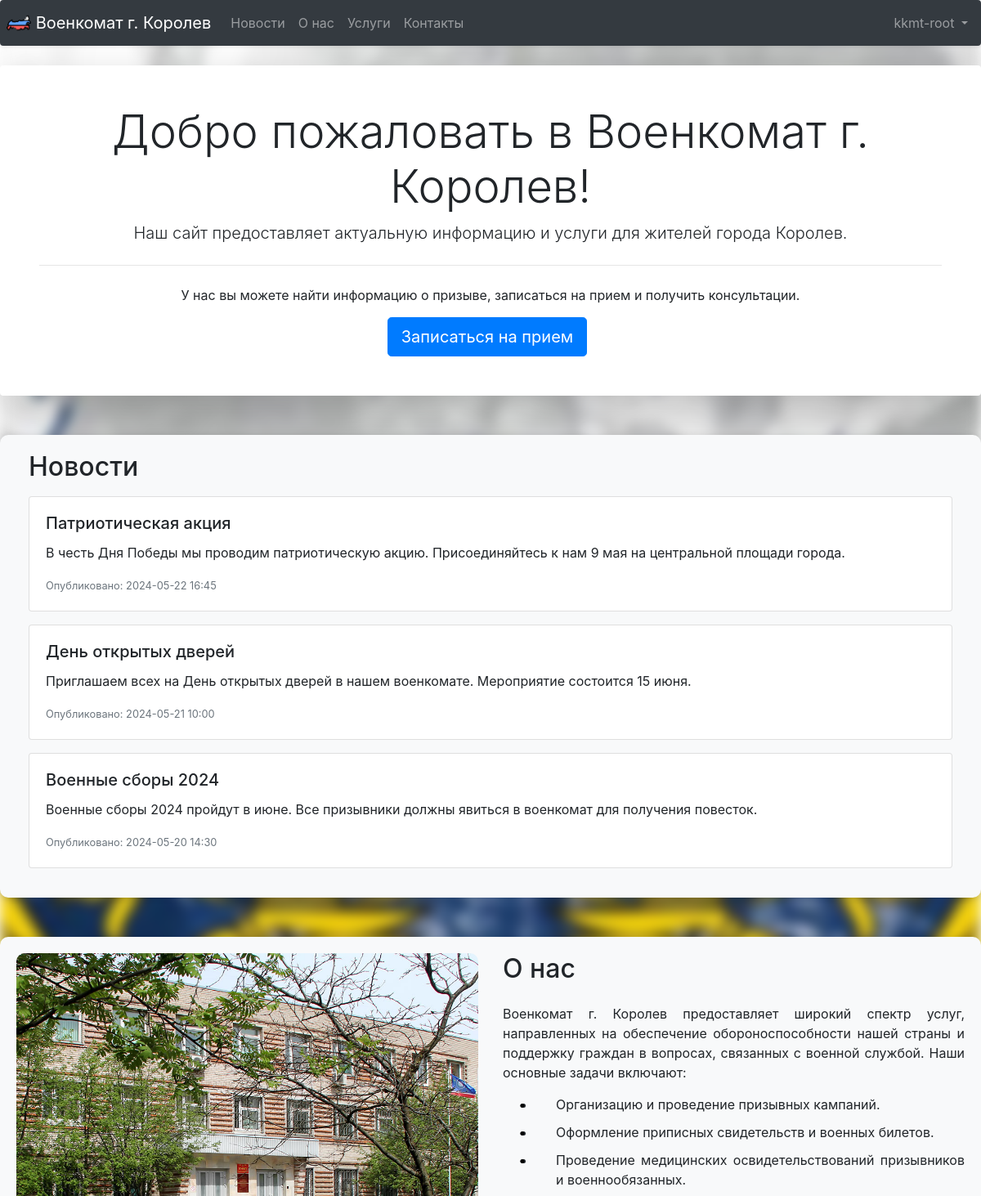
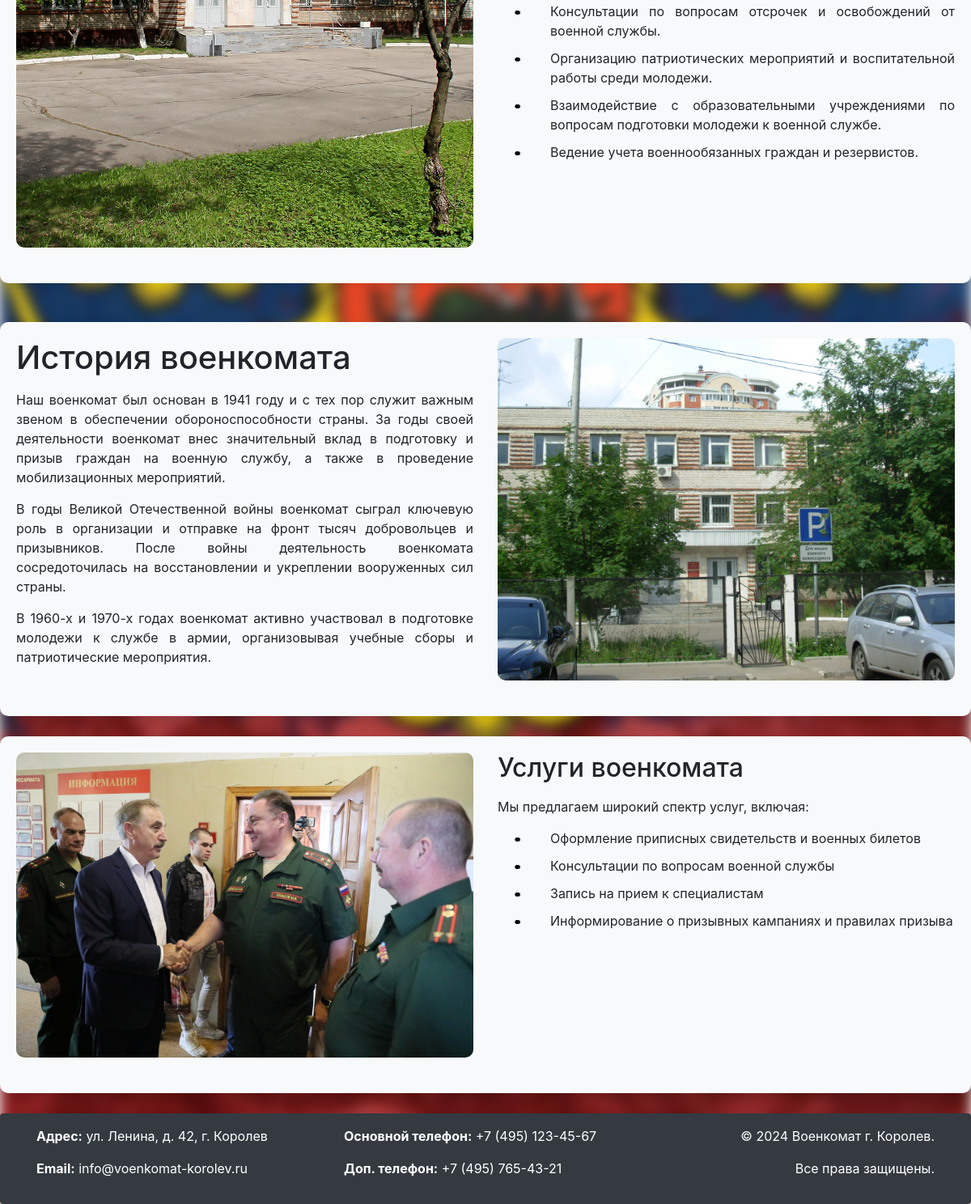
The app's page / (signed in) with its own data (2 pictures, top to bottom).
### app.py (models this page shows, shortened)
class User(UserMixin, db.Model):
    id = db.Column(db.Integer, primary_key=True)
    username = db.Column(db.String(64), index=True, unique=True)
    password_hash = db.Column(db.String(128))
    first_name = db.Column(db.String(64))
    last_name = db.Column(db.String(64))
    middle_name = db.Column(db.String(64))
    conscription_certificate = db.Column(db.String(64), nullable=True)
    military_id = db.Column(db.String(64), nullable=True)

class News(db.Model):
    id = db.Column(db.Integer, primary_key=True)
    title = db.Column(db.String(128), nullable=False)
    content = db.Column(db.Text, nullable=False)
    created_at = db.Column(db.DateTime, default=datetime.utcnow)

### app.py (the view)
@app.route('/')
def index():
    news = News.query.order_by(News.created_at.desc()).all()
    return render_template('index.html', title='Главная', news=news)

### app.py (called while the page is built)
@login.user_loader
def load_user(id):
    return User.query.get(int(id))

### templates/index.html
{% extends "base.html" %}
{% block content %}
    {% block header %}
        {% include "header.html" %}
    {% endblock %}
<div class="custom-container jumbotron shadow-lg p-5 mb-5 bg-white rounded">
    <h1 class="display-4 text-center">Добро пожаловать в Военкомат г. Королев!</h1>
    <p class="lead text-center">Наш сайт предоставляет актуальную информацию и услуги для жителей города Королев.</p>
    <hr class="my-4">
    <p class="text-center">У нас вы можете найти информацию о призыве, записаться на прием и получить консультации.</p>
    <div class="d-flex justify-content-center">
        {% if current_user.is_authenticated %}
            <a class="btn btn-primary btn-lg mr-2" href="{{ url_for('profile') }}" role="button">Записаться на прием</a>
        {% endif %}
    </div>
</div>
<div class="custom-container jumbotron row mb-4" id="news-section">
    <div class="col-md-12">
        <h2 class="mb-3">Новости</h2>
        {% for news_item in news %}
        <div class="card mb-3">
            <div class="card-body">
                <h5 class="card-title">{{ news_item.title }}</h5>
                <p class="card-text">{{ news_item.content }}</p>
                <p class="card-text"><small class="text-muted">Опубликовано: {{ news_item.created_at.strftime('%Y-%m-%d %H:%M') }}</small></p>
            </div>
        </div>
        {% endfor %}
    </div>
</div>
<div id="about-section" class="custom-container jumbotron container my-5">
    <div class="row mb-4">
        <div class="col-md-6">
            <img class="img-fluid" src="{{ url_for('static', filename='img/about.jpg') }}" alt="О нас">
        </div>
        <div class="col-md-6">
            <h2 class="mb-4">О нас</h2>
            <p class="text-justify">Военкомат г. Королев предоставляет широкий спектр услуг, направленных на обеспечение обороноспособности нашей страны и поддержку граждан в вопросах, связанных с военной службой. Наши основные задачи включают:</p>
            <ul class="custom-list text-justify">
                <li>Организацию и проведение призывных кампаний.</li>
                <li>Оформление приписных свидетельств и военных билетов.</li>
                <li>Проведение медицинских освидетельствований призывников и военнообязанных.</li>
                <li>Консультации по вопросам отсрочек и освобождений от военной службы.</li>
                <li>Организацию патриотических мероприятий и воспитательной работы среди молодежи.</li>
                <li>Взаимодействие с образовательными учреждениями по вопросам подготовки молодежи к военной службе.</li>
                <li>Ведение учета военнообязанных граждан и резервистов.</li>
            </ul>
        </div>
    </div>
</div>
<div id="history-section" class="custom-container jumbotron container shadow">
    <div class="row mb-4">
        <div class="col-md-6">
            <h1 class="mb-3">История военкомата</h1>
            <p class="text-justify">Наш военкомат был основан в 1941 году и с тех пор служит важным звеном в обеспечении обороноспособности страны. За годы своей деятельности военкомат внес значительный вклад в подготовку и призыв граждан на военную службу, а также в проведение мобилизационных мероприятий.</p>
            <p class="text-justify">В годы Великой Отечественной войны военкомат сыграл ключевую роль в организации и отправке на фронт тысяч добровольцев и призывников. После войны деятельность военкомата сосредоточилась на восстановлении и укреплении вооруженных сил страны.</p>
            <p class="text-justify">В 1960-х и 1970-х годах военкомат активно участвовал в подготовке молодежи к службе в армии, организовывая учебные сборы и патриотические мероприятия.</p>
        </div>
        <div class="col-md-6">
            <img src="{{ url_for('static', filename='img/historical.jpg') }}" alt="История военкомата">
        </div>
    </div>
</div>
<div id="services-section" class="custom-container jumbotron container shadow">
    <div class="row mb-4">
        <div class="col-md-6">
            <img src="{{ url_for('static', filename='img/offers.jpg') }}" alt="Услуги военкомата">
        </div>
        <div class="col-md-6">
            <h2 class="mb-3">Услуги военкомата</h2>
            <p>Мы предлагаем широкий спектр услуг, включая:</p>
            <ul class="custom-list">
                <li>Оформление приписных свидетельств и военных билетов</li>
                <li>Консультации по вопросам военной службы</li>
                <li>Запись на прием к специалистам</li>
                <li>Информирование о призывных кампаниях и правилах призыва</li>
            </ul>
        </div>
    </div>
</div>
    {% block footer %}
        {% include "footer.html" %}
    {% endblock %}
{% endblock %}

### templates/header.html (shortened to what this page needs)
<nav class="navbar navbar-expand-md navbar-dark bg-dark shadow-sm mb-4 p-2 sticky-top rounded">
  <a class="navbar-brand" href="/">
    <img src="{{ url_for('static', filename='img/logo.png') }}" alt="Logo" width="30" height="30" class="d-inline-block align-top">
    Военкомат г. Королев
  </a>
  <div class="collapse navbar-collapse" id="navbarCollapse">
    <ul class="navbar-nav mr-auto">
       <li class="nav-item">
        <a class="nav-link" href="#news-section">Новости</a>
      </li>
      <li class="nav-item">
        <a class="nav-link" href="#about-section">О нас</a>
      </li>
      <li class="nav-item">
        <a class="nav-link" href="#services-section">Услуги</a>
      </li>
      <li class="nav-item">
        <a class="nav-link" href="#contacts-section">Контакты</a>
      </li>
    </ul>
    <ul class="navbar-nav ml-auto">
      {% if current_user.is_authenticated %}
      <li class="nav-item dropdown">
        <a class="nav-link dropdown-toggle" href="#" id="navbarDropdown" role="button" data-toggle="dropdown" aria-haspopup="true" aria-expanded="false">
          {{ current_user.username }}
        </a>
      </li>
      {% endif %}
    </ul>
  </div>
</nav>

### static/css/styles.css (style rules this page uses)
body, html { height: 100%; margin: 0; }
.custom-container { max-width: 1200px; margin: auto; margin-bottom: 25px; padding: 20px; background-color: #f8f9fa; border-radius: 10px; box-shadow: 0 0 10px rgba(0, 0, 0, 0.1); }
.custom-container img { width: 100%; border-radius: 10px; }
.custom-container h2, .custom-container p { margin-bottom: 15px; }
.text-justify { text-align: justify; }
.custom-list li { position: relative; padding-left: 25px; margin-bottom: 10px; }

### records on screen
User: username "kkmt-root"
News: title "Патриотическая акция", content "В честь Дня Победы мы проводим патриотическую акцию. Присоединяйтесь к нам 9 мая на центральной площади города.", created_at "2024-05-22 16:45"
News: title "День открытых дверей", content "Приглашаем всех на День открытых дверей в нашем военкомате. Мероприятие состоится 15 июня.", created_at "2024-05-21 10:00"
News: title "Военные сборы 2024", content "Военные сборы 2024 пройдут в июне. Все призывники должны явиться в военкомат для получения повесток.", created_at "2024-05-20 14:30"
